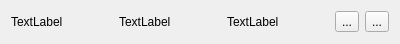
<?xml version="1.0" encoding="UTF-8"?>
<ui version="4.0">
 <class>WatchdogProcessView</class>
 <widget class="QWidget" name="WatchdogProcessView">
  <property name="geometry">
   <rect>
    <x>0</x>
    <y>0</y>
    <width>400</width>
    <height>44</height>
   </rect>
  </property>
  <property name="windowTitle">
   <string>Form</string>
  </property>
  <layout class="QHBoxLayout" name="horizontalLayout">
   <item>
    <widget class="QLabel" name="nameLabel">
     <property name="text">
      <string>TextLabel</string>
     </property>
    </widget>
   </item>
   <item>
    <widget class="QLabel" name="pidLabel">
     <property name="text">
      <string>TextLabel</string>
     </property>
    </widget>
   </item>
   <item>
    <widget class="QLabel" name="argumentsLabel">
     <property name="text">
      <string>TextLabel</string>
     </property>
    </widget>
   </item>
   <item>
    <widget class="QToolButton" name="startButton">
     <property name="text">
      <string>...</string>
     </property>
    </widget>
   </item>
   <item>
    <widget class="QToolButton" name="restartButton">
     <property name="text">
      <string>...</string>
     </property>
    </widget>
   </item>
  </layout>
 </widget>
 <resources/>
 <connections/>
</ui>
